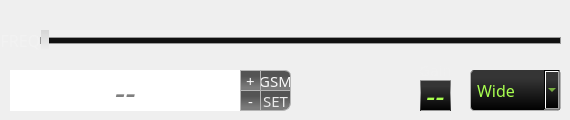
    <widget class="QWidget" name="rx1">
     <attribute name="title">
      <string>Rx 1</string>
     </attribute>
     <widget class="QLabel" name="rx1FreqLabel">
      <property name="geometry">
       <rect>
        <x>0</x>
        <y>30</y>
        <width>41</width>
        <height>21</height>
       </rect>
      </property>
      <property name="font">
       <font>
        <family>Oxanium</family>
        <pointsize>12</pointsize>
        <weight>50</weight>
        <italic>false</italic>
        <bold>false</bold>
       </font>
      </property>
      <property name="styleSheet">
       <string notr="true">background: none;
color: #f2f2f2;
border: 0;</string>
      </property>
      <property name="text">
       <string>FREQ</string>
      </property>
      <property name="alignment">
       <set>Qt::AlignCenter</set>
      </property>
     </widget>
     <widget class="QComboBox" name="antennaSelect">
      <property name="geometry">
       <rect>
        <x>470</x>
        <y>70</y>
        <width>91</width>
        <height>41</height>
       </rect>
      </property>
      <property name="font">
       <font>
        <family>Oxanium</family>
        <pointsize>12</pointsize>
        <italic>false</italic>
       </font>
      </property>
      <property name="styleSheet">
       <string notr="true">QComboBox{
background-color: qlineargradient(spread:pad, x1:1, y1:1, x2:1, y2:0, stop:0 rgba(0, 0, 0, 255), stop:0.79803 rgba(53, 53, 53, 255));
color: rgb(168, 255, 79);
border: 1px solid rgb(178, 178, 178);
padding: 6px;
border-top: 0;
border-radius: 4px;
}

QComboBox::hover{
	background-color: qlineargradient(spread:pad, x1:0.517, y1:0, x2:0.561576, y2:1, stop:0.576355 rgba(0, 0, 0, 255), stop:1 rgba(123, 123, 123, 255));
	border-color: qlineargradient(spread:pad, x1:1, y1:0.58, x2:1, y2:0, stop:0 rgba(166, 255, 25, 255), stop:0.862745 rgba(98, 212, 48, 255));
}</string>
      </property>
      <property name="currentIndex">
       <number>2</number>
      </property>
      <property name="maxCount">
       <number>3</number>
      </property>
      <item>
       <property name="text">
        <string>High</string>
       </property>
      </item>
      <item>
       <property name="text">
        <string>Low</string>
       </property>
      </item>
      <item>
       <property name="text">
        <string>Wide</string>
       </property>
      </item>
     </widget>
     <widget class="QSlider" name="rx0_freq">
      <property name="geometry">
       <rect>
        <x>40</x>
        <y>30</y>
        <width>521</width>
        <height>21</height>
       </rect>
      </property>
      <property name="minimumSize">
       <size>
        <width>100</width>
        <height>10</height>
       </size>
      </property>
      <property name="maximumSize">
       <size>
        <width>1000</width>
        <height>31</height>
       </size>
      </property>
      <property name="styleSheet">
       <string notr="true">QSlider{
background: none;
border-radius: 2px;
}

QSlider::groove::horizontal{
    border: 1px solid #999999;
    height: 5px; /* the groove expands to the size of the slider by default. by giving it a height, it has a fixed size */
    margin: 2px 0;
	background-color: rgb(17, 17, 17);
}

QSlider::handle:horizontal {
    border:0;
	background-color: qlineargradient(spread:pad, x1:1, y1:1, x2:1, y2:0, stop:0.176471 rgba(248, 248, 248, 255), stop:1 rgba(194, 194, 194, 255));
    width: 8px;
	height: 30px;
    margin: -25px 0; /* handle is placed by default on the contents rect of the groove. Expand outside the groove */
    border-radius: 1px;
}</string>
      </property>
      <property name="minimum">
       <number>70000000</number>
      </property>
      <property name="maximum">
       <number>2147483647</number>
      </property>
      <property name="orientation">
       <enum>Qt::Horizontal</enum>
      </property>
     </widget>
     <widget class="QPushButton" name="setFreqButton">
      <property name="geometry">
       <rect>
        <x>260</x>
        <y>90</y>
        <width>31</width>
        <height>21</height>
       </rect>
      </property>
      <property name="font">
       <font>
        <family>Rajdhani</family>
        <pointsize>11</pointsize>
        <italic>false</italic>
       </font>
      </property>
      <property name="styleSheet">
       <string notr="true">QPushButton{
	background-color: qlineargradient(spread:pad, x1:1, y1:1, x2:1, y2:0, stop:0.176471 rgba(123, 123, 123, 255), stop:0.710784 rgba(84, 84, 84, 255));
border: 1px solid rgb(26, 26, 26);
	color: rgb(234, 234, 234);
border: 1px solid rgb(181, 181, 181);
border-radius: 0;
border-bottom-right-radius: 8px;
}

QPushButton::hover {
	background-color: rgb(56, 57, 56);
color: rgb(163, 236, 8);
border-color: rgb(179, 182, 182);
}</string>
      </property>
      <property name="text">
       <string>SET</string>
      </property>
     </widget>
     <widget class="QPushButton" name="gsmFreq1">
      <property name="geometry">
       <rect>
        <x>260</x>
        <y>70</y>
        <width>31</width>
        <height>21</height>
       </rect>
      </property>
      <property name="font">
       <font>
        <family>Rajdhani</family>
        <pointsize>11</pointsize>
        <italic>false</italic>
       </font>
      </property>
      <property name="styleSheet">
       <string notr="true">QPushButton{
	background-color: qlineargradient(spread:pad, x1:1, y1:1, x2:1, y2:0, stop:0.176471 rgba(123, 123, 123, 255), stop:0.710784 rgba(84, 84, 84, 255));
border: 1px solid rgb(26, 26, 26);
color: rgb(249, 249, 249);
border: 1px solid rgb(181, 181, 181);
border-radius: 0;
border-top-right-radius: 6px;
}

QPushButton::hover {
	background-color: rgb(56, 57, 56);
color: rgb(163, 236, 8);
border-color: rgb(179, 182, 182);
}</string>
      </property>
      <property name="text">
       <string>GSM</string>
      </property>
     </widget>
     <widget class="QLineEdit" name="freqUpdate">
      <property name="geometry">
       <rect>
        <x>10</x>
        <y>70</y>
        <width>231</width>
        <height>41</height>
       </rect>
      </property>
      <property name="font">
       <font>
        <family>Digital-7 Italic</family>
        <pointsize>25</pointsize>
        <italic>true</italic>
       </font>
      </property>
      <property name="styleSheet">
       <string notr="true">background-color: qlineargradient(spread:pad, x1:1, y1:1, x2:1, y2:0, stop:0 rgba(0, 0, 0, 255), stop:0.79803 rgba(53, 53, 53, 255));
border: 1px solid qlineargradient(spread:pad, x1:0.0152353, y1:1, x2:0.833333, y2:0.278409, stop:0.0490196 rgba(172, 172, 172, 255), stop:0.5 rgba(203, 203, 203, 255), stop:0.803922 rgba(126, 126, 126, 255));
border-radius: 8px;
border-top-left-radius: 8px;
border-top-right-radius: 0;
border-bottom-right-radius: 0;
color: rgb(151, 237, 235);
text-align: center;

QLineEdit::hover{
color: qlineargradient(spread:pad, x1:1, y1:1, x2:1, y2:0, stop:0.0980392 rgba(145, 226, 67, 255), stop:0.666667 rgba(194, 253, 164, 255));

border-color: rgb(169, 255, 157);
}</string>
      </property>
      <property name="inputMask">
       <string/>
      </property>
      <property name="maxLength">
       <number>380000000</number>
      </property>
      <property name="frame">
       <bool>false</bool>
      </property>
      <property name="alignment">
       <set>Qt::AlignCenter</set>
      </property>
      <property name="placeholderText">
       <string>--</string>
      </property>
     </widget>
     <widget class="QPushButton" name="rx_0_freq_up">
      <property name="geometry">
       <rect>
        <x>240</x>
        <y>70</y>
        <width>21</width>
        <height>21</height>
       </rect>
      </property>
      <property name="font">
       <font>
        <family>Oxanium</family>
        <pointsize>11</pointsize>
       </font>
      </property>
      <property name="styleSheet">
       <string notr="true">QPushButton{
	background-color: qlineargradient(spread:pad, x1:1, y1:1, x2:1, y2:0, stop:0.176471 rgba(123, 123, 123, 255), stop:0.710784 rgba(84, 84, 84, 255));
border: 1px solid rgb(26, 26, 26);
color: rgb(249, 249, 249);
border: 1px solid rgb(181, 181, 181);
border-radius: 0;
}

QPushButton::hover {
	background-color: rgb(56, 57, 56);
color: rgb(163, 236, 8);
border-color: rgb(179, 182, 182);
}</string>
      </property>
      <property name="text">
       <string>+</string>
      </property>
     </widget>
     <widget class="QPushButton" name="rx_0_freq_down">
      <property name="geometry">
       <rect>
        <x>240</x>
        <y>90</y>
        <width>21</width>
        <height>21</height>
       </rect>
      </property>
      <property name="font">
       <font>
        <family>Oxanium</family>
        <pointsize>11</pointsize>
       </font>
      </property>
      <property name="styleSheet">
       <string notr="true">QPushButton{
	background-color: qlineargradient(spread:pad, x1:1, y1:1, x2:1, y2:0, stop:0.176471 rgba(123, 123, 123, 255), stop:0.710784 rgba(84, 84, 84, 255));
border: 1px solid rgb(26, 26, 26);
color: rgb(249, 249, 249);
border: 1px solid rgb(181, 181, 181);
border-radius: 0;
}

QPushButton::hover {
	background-color: rgb(56, 57, 56);
color: rgb(163, 236, 8);
border-color: rgb(179, 182, 182);
}</string>
      </property>
      <property name="text">
       <string>-</string>
      </property>
     </widget>
     <widget class="QLabel" name="rx1GainLabel">
      <property name="geometry">
       <rect>
        <x>420</x>
        <y>60</y>
        <width>31</width>
        <height>20</height>
       </rect>
      </property>
      <property name="font">
       <font>
        <family>Oxanium</family>
        <pointsize>11</pointsize>
        <weight>50</weight>
        <italic>false</italic>
        <bold>false</bold>
       </font>
      </property>
      <property name="styleSheet">
       <string notr="true">background: none;
color: rgb(240, 240, 240);
border-radius: 0;
border: 0;
</string>
      </property>
      <property name="text">
       <string>Gain</string>
      </property>
      <property name="alignment">
       <set>Qt::AlignCenter</set>
      </property>
     </widget>
     <widget class="QLabel" name="gainUpdate">
      <property name="geometry">
       <rect>
        <x>420</x>
        <y>80</y>
        <width>31</width>
        <height>31</height>
       </rect>
      </property>
      <property name="font">
       <font>
        <family>Digital-7 Italic</family>
        <pointsize>22</pointsize>
        <weight>50</weight>
        <italic>true</italic>
        <bold>false</bold>
       </font>
      </property>
      <property name="styleSheet">
       <string notr="true">background-color: qlineargradient(spread:pad, x1:1, y1:1, x2:1, y2:0, stop:0 rgba(0, 0, 0, 255), stop:0.79803 rgba(53, 53, 53, 255));
border: 1px solid qlineargradient(spread:pad, x1:1, y1:1, x2:1, y2:0, stop:0.0343137 rgba(49, 49, 49, 255), stop:0.588235 rgba(168, 168, 168, 255), stop:0.857843 rgba(123, 123, 123, 255));
border-radius: 0;
color: rgb(168, 255, 79);
text-align: center;</string>
      </property>
      <property name="text">
       <string>--</string>
      </property>
      <property name="alignment">
       <set>Qt::AlignCenter</set>
      </property>
     </widget>
    </widget>
